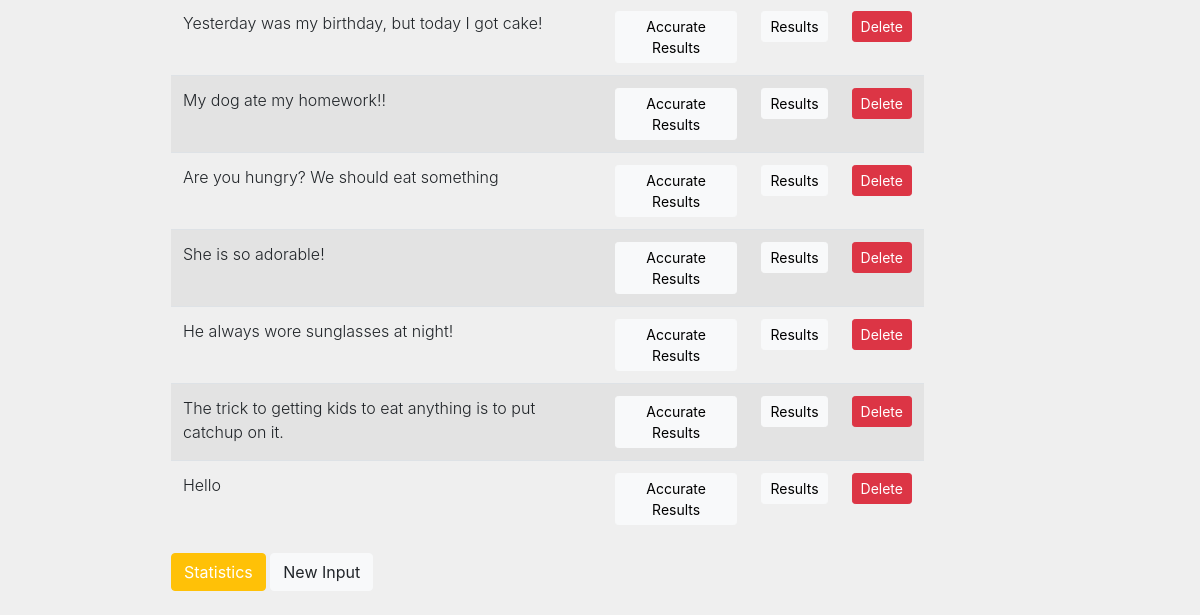
Page /collections/serena/ (signed in, lower part) on the earlier database version.
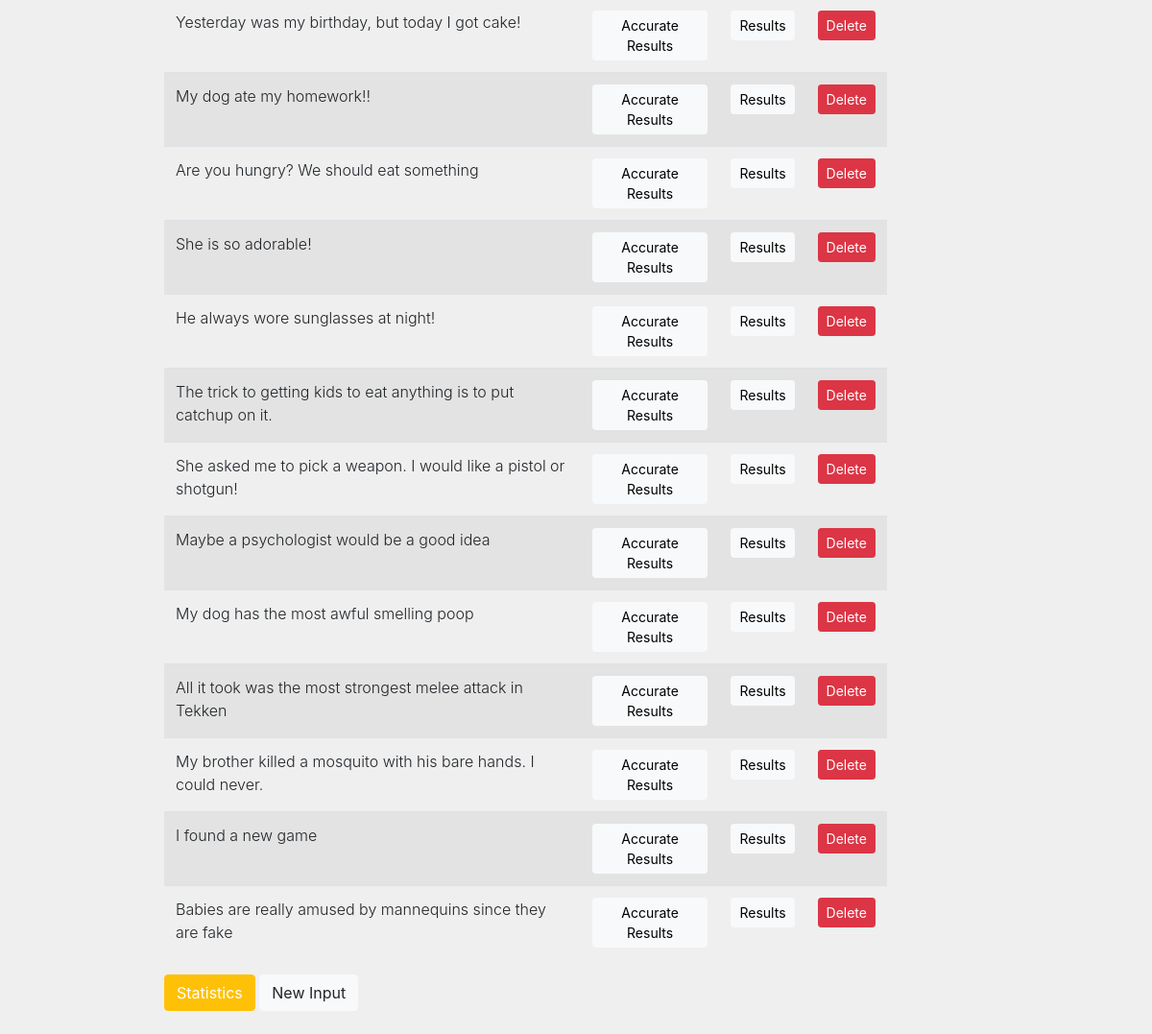
Same page on the later database version.
### main/models.py (models this page shows)
class Collection(models.Model):
	user = models.ForeignKey(User, on_delete=models.CASCADE, related_name="collection", null=True)
	text = models.TextField(max_length=1000, default='',)

### main/views.py (the view)
# urls.py: path("collections/<str:username>/", views.collections, name="collections"),
def collections(response, username):
	if response.user.is_authenticated:
		username = response.user.username
		ls = Collection.objects.all()
		if response.method == "POST":
			if response.POST.get("results"):
				return render(response, "main/data.html", {})
			if response.POST.get("create"):
				return redirect("/create")
		return render(response, "main/collections.html", {"ls":ls})
	else:
		return redirect("/login")

### main/templates/main/collections.html (shortened to what this page needs)
{% extends 'main/base.html' %}
{% block content %}
	<form method="POST" action="#">
	<table class="table table-hover table-striped">
		<tbody class="font-weight-light">
			{% for i in user.collection.all %}
			<tr>
				<td>{{i.text}}</td>
				<td>
					<a type="submit" name="results" value="results" class="btn btn-light btn-sm" href="{% url 'accurate_data' i.id %}" style="text-decoration:none; color:black;">Accurate Results</a>
				</td>
				<td>
					<a type="submit" name="results" value="results" class="btn btn-light btn-sm" href="{% url 'data' i.id %}" style="text-decoration:none; color:black;">Results</a>
				</td>
				<td>
					<a type="submit" name="delete" value="delete" class="btn btn-danger btn-sm" href="{% url 'delete_collection' i.id %}" style="text-decoration:none; color: white">
						Delete</a>
				</td>
			</tr>
			{% endfor %}
		</tbody>
	</table>
	<a type="submit" name="stats" value="stats" class="btn btn-warning" href="/combined_data" style="text-decoration:none; color: white">Statistics</a>
	<button type="submit" name="create" value="create" class="btn btn-light">New Input</button>
	</form>
	<br />
{% endblock %}

### main/templates/main/base.html (shortened to what this page needs)
<!doctype html>
<html>
<head>
	<link rel="stylesheet" href="https://cdn.jsdelivr.net/npm/bootstrap@4.3.1/dist/css/bootstrap.min.css">
	<link rel="stylesheet" href="https://cdn.jsdelivr.net/npm/bootstrap-icons@1.8.1/font/bootstrap-icons.css">
</head>
<body>
	<div id="content" name="content" class="main">
		<div>
			<div class="col-9">
				{% block content %}
				{% endblock %}
			</div>
		</div>
	</div>
</body>
</html>

### main/templates/main/base.html (style rules this page uses)
.main { margin: auto; padding: 0; margin-left: 13%; max-width: 3000px; overflow-y: auto; }
body { background-color: #EFEFEF; }

Differences in the rows shown:
removed Collection: text "Hello"
added Collection: text "She asked me to pick a weapon. I would like a pistol or shotgun!"
added Collection: text "Maybe a psychologist would be a good idea"
added Collection: text "My dog has the most awful smelling poop"
added Collection: text "All it took was the most strongest melee attack in Tekken"
added Collection: text "My brother killed a mosquito with his bare hands. I could never."
added Collection: text "I found a new game"
added Collection: text "Babies are really amused by mannequins since they are fake"
